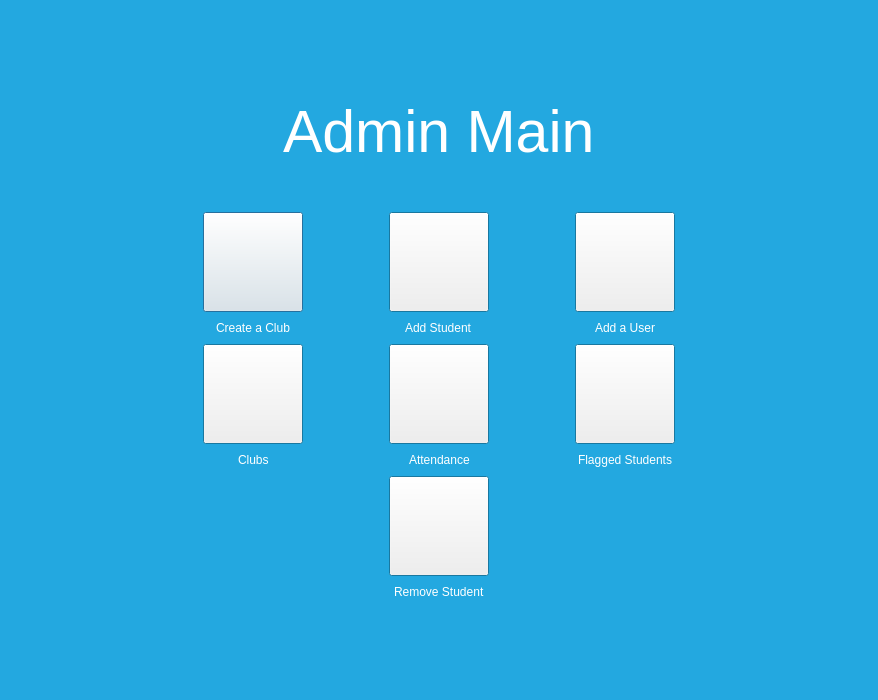
<?xml version="1.0" encoding="UTF-8"?>
<ui version="4.0">
 <class>admin_main</class>
 <widget class="QDialog" name="admin_main">
  <property name="geometry">
   <rect>
    <x>0</x>
    <y>0</y>
    <width>878</width>
    <height>700</height>
   </rect>
  </property>
  <property name="palette">
   <palette>
    <active>
     <colorrole role="Base">
      <brush brushstyle="SolidPattern">
       <color alpha="255">
        <red>124</red>
        <green>138</green>
        <blue>138</blue>
       </color>
      </brush>
     </colorrole>
     <colorrole role="Window">
      <brush brushstyle="SolidPattern">
       <color alpha="255">
        <red>35</red>
        <green>168</green>
        <blue>224</blue>
       </color>
      </brush>
     </colorrole>
    </active>
    <inactive>
     <colorrole role="Base">
      <brush brushstyle="SolidPattern">
       <color alpha="255">
        <red>124</red>
        <green>138</green>
        <blue>138</blue>
       </color>
      </brush>
     </colorrole>
     <colorrole role="Window">
      <brush brushstyle="SolidPattern">
       <color alpha="255">
        <red>35</red>
        <green>168</green>
        <blue>224</blue>
       </color>
      </brush>
     </colorrole>
    </inactive>
    <disabled>
     <colorrole role="Base">
      <brush brushstyle="SolidPattern">
       <color alpha="255">
        <red>35</red>
        <green>168</green>
        <blue>224</blue>
       </color>
      </brush>
     </colorrole>
     <colorrole role="Window">
      <brush brushstyle="SolidPattern">
       <color alpha="255">
        <red>35</red>
        <green>168</green>
        <blue>224</blue>
       </color>
      </brush>
     </colorrole>
    </disabled>
   </palette>
  </property>
  <property name="windowTitle">
   <string>Admin Main</string>
  </property>
  <property name="autoFillBackground">
   <bool>false</bool>
  </property>
  <layout class="QVBoxLayout" name="verticalLayout_24">
   <item>
    <spacer name="verticalSpacer_2">
     <property name="orientation">
      <enum>Qt::Vertical</enum>
     </property>
     <property name="sizeHint" stdset="0">
      <size>
       <width>20</width>
       <height>49</height>
      </size>
     </property>
    </spacer>
   </item>
   <item>
    <layout class="QHBoxLayout" name="horizontalLayout_37">
     <item>
      <spacer name="horizontalSpacer_36">
       <property name="orientation">
        <enum>Qt::Horizontal</enum>
       </property>
       <property name="sizeHint" stdset="0">
        <size>
         <width>40</width>
         <height>20</height>
        </size>
       </property>
      </spacer>
     </item>
     <item>
      <layout class="QVBoxLayout" name="verticalLayout_23">
       <item>
        <layout class="QVBoxLayout" name="verticalLayout_11">
         <item>
          <layout class="QHBoxLayout" name="horizontalLayout_20">
           <item>
            <spacer name="horizontalSpacer_34">
             <property name="orientation">
              <enum>Qt::Horizontal</enum>
             </property>
             <property name="sizeHint" stdset="0">
              <size>
               <width>40</width>
               <height>20</height>
              </size>
             </property>
            </spacer>
           </item>
           <item>
            <widget class="QLabel" name="label_4">
             <property name="font">
              <font>
               <family>Helvetica Neue</family>
               <pointsize>44</pointsize>
               <weight>50</weight>
               <bold>false</bold>
               <underline>false</underline>
              </font>
             </property>
             <property name="autoFillBackground">
              <bool>false</bool>
             </property>
             <property name="text">
              <string>&lt;html&gt;&lt;head/&gt;&lt;body&gt;&lt;p&gt;&lt;span style=&quot; color:#ffffff;&quot;&gt;Admin Main&lt;/span&gt;&lt;/p&gt;&lt;/body&gt;&lt;/html&gt;</string>
             </property>
             <property name="textFormat">
              <enum>Qt::RichText</enum>
             </property>
            </widget>
           </item>
           <item>
            <spacer name="horizontalSpacer_35">
             <property name="orientation">
              <enum>Qt::Horizontal</enum>
             </property>
             <property name="sizeHint" stdset="0">
              <size>
               <width>40</width>
               <height>20</height>
              </size>
             </property>
            </spacer>
           </item>
          </layout>
         </item>
         <item>
          <spacer name="verticalSpacer">
           <property name="orientation">
            <enum>Qt::Vertical</enum>
           </property>
           <property name="sizeHint" stdset="0">
            <size>
             <width>20</width>
             <height>40</height>
            </size>
           </property>
          </spacer>
         </item>
        </layout>
       </item>
       <item>
        <layout class="QHBoxLayout" name="horizontalLayout_9">
         <item>
          <layout class="QVBoxLayout" name="verticalLayout_9">
           <item>
            <layout class="QVBoxLayout" name="verticalLayout_3">
             <item>
              <layout class="QHBoxLayout" name="horizontalLayout_5">
               <item>
                <spacer name="horizontalSpacer_14">
                 <property name="orientation">
                  <enum>Qt::Horizontal</enum>
                 </property>
                 <property name="sizeHint" stdset="0">
                  <size>
                   <width>40</width>
                   <height>20</height>
                  </size>
                 </property>
                </spacer>
               </item>
               <item>
                <widget class="QPushButton" name="pushButton_CreateAClub">
                 <property name="minimumSize">
                  <size>
                   <width>100</width>
                   <height>100</height>
                  </size>
                 </property>
                 <property name="maximumSize">
                  <size>
                   <width>100</width>
                   <height>100</height>
                  </size>
                 </property>
                 <property name="cursor">
                  <cursorShape>PointingHandCursor</cursorShape>
                 </property>
                 <property name="text">
                  <string/>
                 </property>
                 <property name="iconSize">
                  <size>
                   <width>100</width>
                   <height>100</height>
                  </size>
                 </property>
                </widget>
               </item>
               <item>
                <spacer name="horizontalSpacer_12">
                 <property name="orientation">
                  <enum>Qt::Horizontal</enum>
                 </property>
                 <property name="sizeHint" stdset="0">
                  <size>
                   <width>40</width>
                   <height>20</height>
                  </size>
                 </property>
                </spacer>
               </item>
              </layout>
             </item>
             <item>
              <layout class="QHBoxLayout" name="horizontalLayout_6">
               <item>
                <spacer name="horizontalSpacer_11">
                 <property name="orientation">
                  <enum>Qt::Horizontal</enum>
                 </property>
                 <property name="sizeHint" stdset="0">
                  <size>
                   <width>40</width>
                   <height>20</height>
                  </size>
                 </property>
                </spacer>
               </item>
               <item>
                <widget class="QLabel" name="label_2">
                 <property name="text">
                  <string>&lt;html&gt;&lt;head/&gt;&lt;body&gt;&lt;p&gt;&lt;span style=&quot; color:#ffffff;&quot;&gt;Create a Club&lt;/span&gt;&lt;/p&gt;&lt;/body&gt;&lt;/html&gt;</string>
                 </property>
                </widget>
               </item>
               <item>
                <spacer name="horizontalSpacer_13">
                 <property name="orientation">
                  <enum>Qt::Horizontal</enum>
                 </property>
                 <property name="sizeHint" stdset="0">
                  <size>
                   <width>40</width>
                   <height>20</height>
                  </size>
                 </property>
                </spacer>
               </item>
              </layout>
             </item>
            </layout>
           </item>
           <item>
            <layout class="QVBoxLayout" name="verticalLayout_6">
             <item>
              <layout class="QHBoxLayout" name="horizontalLayout_11">
               <item>
                <spacer name="horizontalSpacer_24">
                 <property name="orientation">
                  <enum>Qt::Horizontal</enum>
                 </property>
                 <property name="sizeHint" stdset="0">
                  <size>
                   <width>40</width>
                   <height>20</height>
                  </size>
                 </property>
                </spacer>
               </item>
               <item>
                <widget class="QPushButton" name="pushButton_ListOfClubs">
                 <property name="minimumSize">
                  <size>
                   <width>100</width>
                   <height>100</height>
                  </size>
                 </property>
                 <property name="maximumSize">
                  <size>
                   <width>100</width>
                   <height>100</height>
                  </size>
                 </property>
                 <property name="cursor">
                  <cursorShape>PointingHandCursor</cursorShape>
                 </property>
                 <property name="text">
                  <string/>
                 </property>
                 <property name="iconSize">
                  <size>
                   <width>100</width>
                   <height>100</height>
                  </size>
                 </property>
                </widget>
               </item>
               <item>
                <spacer name="horizontalSpacer_22">
                 <property name="orientation">
                  <enum>Qt::Horizontal</enum>
                 </property>
                 <property name="sizeHint" stdset="0">
                  <size>
                   <width>40</width>
                   <height>20</height>
                  </size>
                 </property>
                </spacer>
               </item>
              </layout>
             </item>
             <item>
              <layout class="QHBoxLayout" name="horizontalLayout_12">
               <item>
                <spacer name="horizontalSpacer_20">
                 <property name="orientation">
                  <enum>Qt::Horizontal</enum>
                 </property>
                 <property name="sizeHint" stdset="0">
                  <size>
                   <width>40</width>
                   <height>20</height>
                  </size>
                 </property>
                </spacer>
               </item>
               <item>
                <widget class="QLabel" name="label_5">
                 <property name="text">
                  <string>&lt;html&gt;&lt;head/&gt;&lt;body&gt;&lt;p&gt;&lt;span style=&quot; color:#ffffff;&quot;&gt;Clubs&lt;/span&gt;&lt;/p&gt;&lt;/body&gt;&lt;/html&gt;</string>
                 </property>
                </widget>
               </item>
               <item>
                <spacer name="horizontalSpacer_23">
                 <property name="orientation">
                  <enum>Qt::Horizontal</enum>
                 </property>
                 <property name="sizeHint" stdset="0">
                  <size>
                   <width>40</width>
                   <height>20</height>
                  </size>
                 </property>
                </spacer>
               </item>
              </layout>
             </item>
            </layout>
           </item>
           <item>
            <layout class="QHBoxLayout" name="horizontalLayout_18">
             <item>
              <spacer name="horizontalSpacer_39">
               <property name="orientation">
                <enum>Qt::Horizontal</enum>
               </property>
               <property name="sizeHint" stdset="0">
                <size>
                 <width>40</width>
                 <height>20</height>
                </size>
               </property>
              </spacer>
             </item>
             <item>
              <widget class="QLabel" name="label_11">
               <property name="text">
                <string/>
               </property>
              </widget>
             </item>
             <item>
              <spacer name="horizontalSpacer_40">
               <property name="orientation">
                <enum>Qt::Horizontal</enum>
               </property>
               <property name="sizeHint" stdset="0">
                <size>
                 <width>40</width>
                 <height>20</height>
                </size>
               </property>
              </spacer>
             </item>
            </layout>
           </item>
          </layout>
         </item>
         <item>
          <layout class="QVBoxLayout" name="verticalLayout_5">
           <item>
            <layout class="QVBoxLayout" name="verticalLayout_2">
             <item>
              <layout class="QHBoxLayout" name="horizontalLayout_3">
               <item>
                <spacer name="horizontalSpacer_10">
                 <property name="orientation">
                  <enum>Qt::Horizontal</enum>
                 </property>
                 <property name="sizeHint" stdset="0">
                  <size>
                   <width>40</width>
                   <height>20</height>
                  </size>
                 </property>
                </spacer>
               </item>
               <item>
                <widget class="QPushButton" name="pushButton_AddStudent">
                 <property name="minimumSize">
                  <size>
                   <width>100</width>
                   <height>100</height>
                  </size>
                 </property>
                 <property name="maximumSize">
                  <size>
                   <width>100</width>
                   <height>100</height>
                  </size>
                 </property>
                 <property name="cursor">
                  <cursorShape>PointingHandCursor</cursorShape>
                 </property>
                 <property name="text">
                  <string/>
                 </property>
                 <property name="iconSize">
                  <size>
                   <width>100</width>
                   <height>100</height>
                  </size>
                 </property>
                </widget>
               </item>
               <item>
                <spacer name="horizontalSpacer_8">
                 <property name="orientation">
                  <enum>Qt::Horizontal</enum>
                 </property>
                 <property name="sizeHint" stdset="0">
                  <size>
                   <width>40</width>
                   <height>20</height>
                  </size>
                 </property>
                </spacer>
               </item>
              </layout>
             </item>
             <item>
              <layout class="QHBoxLayout" name="horizontalLayout_4">
               <item>
                <spacer name="horizontalSpacer_7">
                 <property name="orientation">
                  <enum>Qt::Horizontal</enum>
                 </property>
                 <property name="sizeHint" stdset="0">
                  <size>
                   <width>40</width>
                   <height>20</height>
                  </size>
                 </property>
                </spacer>
               </item>
               <item>
                <widget class="QLabel" name="label">
                 <property name="text">
                  <string>&lt;html&gt;&lt;head/&gt;&lt;body&gt;&lt;p&gt;&lt;span style=&quot; color:#ffffff;&quot;&gt;Add Student&lt;/span&gt;&lt;/p&gt;&lt;/body&gt;&lt;/html&gt;</string>
                 </property>
                </widget>
               </item>
               <item>
                <spacer name="horizontalSpacer_9">
                 <property name="orientation">
                  <enum>Qt::Horizontal</enum>
                 </property>
                 <property name="sizeHint" stdset="0">
                  <size>
                   <width>40</width>
                   <height>20</height>
                  </size>
                 </property>
                </spacer>
               </item>
              </layout>
             </item>
            </layout>
           </item>
           <item>
            <layout class="QVBoxLayout" name="verticalLayout_8">
             <item>
              <layout class="QHBoxLayout" name="horizontalLayout_15">
               <item>
                <spacer name="horizontalSpacer_32">
                 <property name="orientation">
                  <enum>Qt::Horizontal</enum>
                 </property>
                 <property name="sizeHint" stdset="0">
                  <size>
                   <width>40</width>
                   <height>20</height>
                  </size>
                 </property>
                </spacer>
               </item>
               <item>
                <widget class="QPushButton" name="pushButton_EditClubAttendance">
                 <property name="minimumSize">
                  <size>
                   <width>100</width>
                   <height>100</height>
                  </size>
                 </property>
                 <property name="maximumSize">
                  <size>
                   <width>100</width>
                   <height>100</height>
                  </size>
                 </property>
                 <property name="cursor">
                  <cursorShape>PointingHandCursor</cursorShape>
                 </property>
                 <property name="text">
                  <string/>
                 </property>
                 <property name="iconSize">
                  <size>
                   <width>100</width>
                   <height>100</height>
                  </size>
                 </property>
                </widget>
               </item>
               <item>
                <spacer name="horizontalSpacer_30">
                 <property name="orientation">
                  <enum>Qt::Horizontal</enum>
                 </property>
                 <property name="sizeHint" stdset="0">
                  <size>
                   <width>40</width>
                   <height>20</height>
                  </size>
                 </property>
                </spacer>
               </item>
              </layout>
             </item>
             <item>
              <layout class="QHBoxLayout" name="horizontalLayout_16">
               <item>
                <spacer name="horizontalSpacer_29">
                 <property name="orientation">
                  <enum>Qt::Horizontal</enum>
                 </property>
                 <property name="sizeHint" stdset="0">
                  <size>
                   <width>40</width>
                   <height>20</height>
                  </size>
                 </property>
                </spacer>
               </item>
               <item>
                <widget class="QLabel" name="label_8">
                 <property name="text">
                  <string>&lt;html&gt;&lt;head/&gt;&lt;body&gt;&lt;p&gt;&lt;span style=&quot; color:#ffffff;&quot;&gt;Attendance&lt;/span&gt;&lt;/p&gt;&lt;/body&gt;&lt;/html&gt;</string>
                 </property>
                </widget>
               </item>
               <item>
                <spacer name="horizontalSpacer_31">
                 <property name="orientation">
                  <enum>Qt::Horizontal</enum>
                 </property>
                 <property name="sizeHint" stdset="0">
                  <size>
                   <width>40</width>
                   <height>20</height>
                  </size>
                 </property>
                </spacer>
               </item>
              </layout>
             </item>
            </layout>
           </item>
           <item>
            <layout class="QVBoxLayout" name="verticalLayout_7">
             <item>
              <layout class="QHBoxLayout" name="horizontalLayout_13">
               <item>
                <spacer name="horizontalSpacer_28">
                 <property name="orientation">
                  <enum>Qt::Horizontal</enum>
                 </property>
                 <property name="sizeHint" stdset="0">
                  <size>
                   <width>40</width>
                   <height>20</height>
                  </size>
                 </property>
                </spacer>
               </item>
               <item>
                <widget class="QPushButton" name="pushButton_RemoveStudent">
                 <property name="minimumSize">
                  <size>
                   <width>100</width>
                   <height>100</height>
                  </size>
                 </property>
                 <property name="maximumSize">
                  <size>
                   <width>100</width>
                   <height>100</height>
                  </size>
                 </property>
                 <property name="cursor">
                  <cursorShape>PointingHandCursor</cursorShape>
                 </property>
                 <property name="text">
                  <string/>
                 </property>
                 <property name="iconSize">
                  <size>
                   <width>100</width>
                   <height>100</height>
                  </size>
                 </property>
                </widget>
               </item>
               <item>
                <spacer name="horizontalSpacer_26">
                 <property name="orientation">
                  <enum>Qt::Horizontal</enum>
                 </property>
                 <property name="sizeHint" stdset="0">
                  <size>
                   <width>40</width>
                   <height>20</height>
                  </size>
                 </property>
                </spacer>
               </item>
              </layout>
             </item>
             <item>
              <layout class="QHBoxLayout" name="horizontalLayout_14">
               <item>
                <spacer name="horizontalSpacer_25">
                 <property name="orientation">
                  <enum>Qt::Horizontal</enum>
                 </property>
                 <property name="sizeHint" stdset="0">
                  <size>
                   <width>40</width>
                   <height>20</height>
                  </size>
                 </property>
                </spacer>
               </item>
               <item>
                <widget class="QLabel" name="label_9">
                 <property name="text">
                  <string>&lt;html&gt;&lt;head/&gt;&lt;body&gt;&lt;p&gt;&lt;span style=&quot; color:#ffffff;&quot;&gt;Remove Student&lt;/span&gt;&lt;/p&gt;&lt;/body&gt;&lt;/html&gt;</string>
                 </property>
                </widget>
               </item>
               <item>
                <spacer name="horizontalSpacer_27">
                 <property name="orientation">
                  <enum>Qt::Horizontal</enum>
                 </property>
                 <property name="sizeHint" stdset="0">
                  <size>
                   <width>40</width>
                   <height>20</height>
                  </size>
                 </property>
                </spacer>
               </item>
              </layout>
             </item>
            </layout>
           </item>
          </layout>
         </item>
         <item>
          <layout class="QVBoxLayout" name="verticalLayout_12">
           <item>
            <layout class="QVBoxLayout" name="verticalLayout">
             <item>
              <layout class="QHBoxLayout" name="horizontalLayout">
               <item>
                <spacer name="horizontalSpacer_3">
                 <property name="orientation">
                  <enum>Qt::Horizontal</enum>
                 </property>
                 <property name="sizeHint" stdset="0">
                  <size>
                   <width>40</width>
                   <height>20</height>
                  </size>
                 </property>
                </spacer>
               </item>
               <item>
                <widget class="QPushButton" name="pushButton_AddUser">
                 <property name="minimumSize">
                  <size>
                   <width>100</width>
                   <height>100</height>
                  </size>
                 </property>
                 <property name="maximumSize">
                  <size>
                   <width>100</width>
                   <height>100</height>
                  </size>
                 </property>
                 <property name="cursor">
                  <cursorShape>PointingHandCursor</cursorShape>
                 </property>
                 <property name="text">
                  <string/>
                 </property>
                 <property name="iconSize">
                  <size>
                   <width>100</width>
                   <height>100</height>
                  </size>
                 </property>
                </widget>
               </item>
               <item>
                <spacer name="horizontalSpacer_4">
                 <property name="orientation">
                  <enum>Qt::Horizontal</enum>
                 </property>
                 <property name="sizeHint" stdset="0">
                  <size>
                   <width>40</width>
                   <height>20</height>
                  </size>
                 </property>
                </spacer>
               </item>
              </layout>
             </item>
             <item>
              <layout class="QHBoxLayout" name="horizontalLayout_2">
               <item>
                <spacer name="horizontalSpacer_6">
                 <property name="orientation">
                  <enum>Qt::Horizontal</enum>
                 </property>
                 <property name="sizeHint" stdset="0">
                  <size>
                   <width>40</width>
                   <height>20</height>
                  </size>
                 </property>
                </spacer>
               </item>
               <item>
                <widget class="QLabel" name="label_3">
                 <property name="text">
                  <string>&lt;html&gt;&lt;head/&gt;&lt;body&gt;&lt;p&gt;&lt;span style=&quot; color:#ffffff;&quot;&gt;Add a User&lt;/span&gt;&lt;/p&gt;&lt;/body&gt;&lt;/html&gt;</string>
                 </property>
                </widget>
               </item>
               <item>
                <spacer name="horizontalSpacer_5">
                 <property name="orientation">
                  <enum>Qt::Horizontal</enum>
                 </property>
                 <property name="sizeHint" stdset="0">
                  <size>
                   <width>40</width>
                   <height>20</height>
                  </size>
                 </property>
                </spacer>
               </item>
              </layout>
             </item>
            </layout>
           </item>
           <item>
            <layout class="QVBoxLayout" name="verticalLayout_4">
             <item>
              <layout class="QHBoxLayout" name="horizontalLayout_7">
               <item>
                <spacer name="horizontalSpacer_18">
                 <property name="orientation">
                  <enum>Qt::Horizontal</enum>
                 </property>
                 <property name="sizeHint" stdset="0">
                  <size>
                   <width>40</width>
                   <height>20</height>
                  </size>
                 </property>
                </spacer>
               </item>
               <item>
                <widget class="QPushButton" name="pushButton_ListOfFlaggedStudents">
                 <property name="minimumSize">
                  <size>
                   <width>100</width>
                   <height>100</height>
                  </size>
                 </property>
                 <property name="maximumSize">
                  <size>
                   <width>100</width>
                   <height>100</height>
                  </size>
                 </property>
                 <property name="cursor">
                  <cursorShape>PointingHandCursor</cursorShape>
                 </property>
                 <property name="text">
                  <string/>
                 </property>
                 <property name="iconSize">
                  <size>
                   <width>100</width>
                   <height>100</height>
                  </size>
                 </property>
                </widget>
               </item>
               <item>
                <spacer name="horizontalSpacer_16">
                 <property name="orientation">
                  <enum>Qt::Horizontal</enum>
                 </property>
                 <property name="sizeHint" stdset="0">
                  <size>
                   <width>40</width>
                   <height>20</height>
                  </size>
                 </property>
                </spacer>
               </item>
              </layout>
             </item>
             <item>
              <layout class="QHBoxLayout" name="horizontalLayout_8">
               <item>
                <spacer name="horizontalSpacer_15">
                 <property name="orientation">
                  <enum>Qt::Horizontal</enum>
                 </property>
                 <property name="sizeHint" stdset="0">
                  <size>
                   <width>40</width>
                   <height>20</height>
                  </size>
                 </property>
                </spacer>
               </item>
               <item>
                <widget class="QLabel" name="label_7">
                 <property name="text">
                  <string>&lt;html&gt;&lt;head/&gt;&lt;body&gt;&lt;p&gt;&lt;span style=&quot; color:#ffffff;&quot;&gt;Flagged Students&lt;/span&gt;&lt;/p&gt;&lt;/body&gt;&lt;/html&gt;</string>
                 </property>
                </widget>
               </item>
               <item>
                <spacer name="horizontalSpacer_17">
                 <property name="orientation">
                  <enum>Qt::Horizontal</enum>
                 </property>
                 <property name="sizeHint" stdset="0">
                  <size>
                   <width>40</width>
                   <height>20</height>
                  </size>
                 </property>
                </spacer>
               </item>
              </layout>
             </item>
            </layout>
           </item>
           <item>
            <layout class="QHBoxLayout" name="horizontalLayout_17">
             <item>
              <spacer name="horizontalSpacer_33">
               <property name="orientation">
                <enum>Qt::Horizontal</enum>
               </property>
               <property name="sizeHint" stdset="0">
                <size>
                 <width>40</width>
                 <height>20</height>
                </size>
               </property>
              </spacer>
             </item>
             <item>
              <widget class="QLabel" name="label_10">
               <property name="text">
                <string/>
               </property>
              </widget>
             </item>
             <item>
              <spacer name="horizontalSpacer_38">
               <property name="orientation">
                <enum>Qt::Horizontal</enum>
               </property>
               <property name="sizeHint" stdset="0">
                <size>
                 <width>40</width>
                 <height>20</height>
                </size>
               </property>
              </spacer>
             </item>
            </layout>
           </item>
          </layout>
         </item>
        </layout>
       </item>
      </layout>
     </item>
     <item>
      <spacer name="horizontalSpacer_37">
       <property name="orientation">
        <enum>Qt::Horizontal</enum>
       </property>
       <property name="sizeHint" stdset="0">
        <size>
         <width>40</width>
         <height>20</height>
        </size>
       </property>
      </spacer>
     </item>
    </layout>
   </item>
   <item>
    <spacer name="verticalSpacer_3">
     <property name="orientation">
      <enum>Qt::Vertical</enum>
     </property>
     <property name="sizeHint" stdset="0">
      <size>
       <width>20</width>
       <height>48</height>
      </size>
     </property>
    </spacer>
   </item>
  </layout>
  <zorder>verticalSpacer_2</zorder>
  <zorder>verticalSpacer_3</zorder>
  <zorder>layoutWidget</zorder>
  <zorder>label_11</zorder>
 </widget>
 <resources/>
 <connections/>
</ui>
